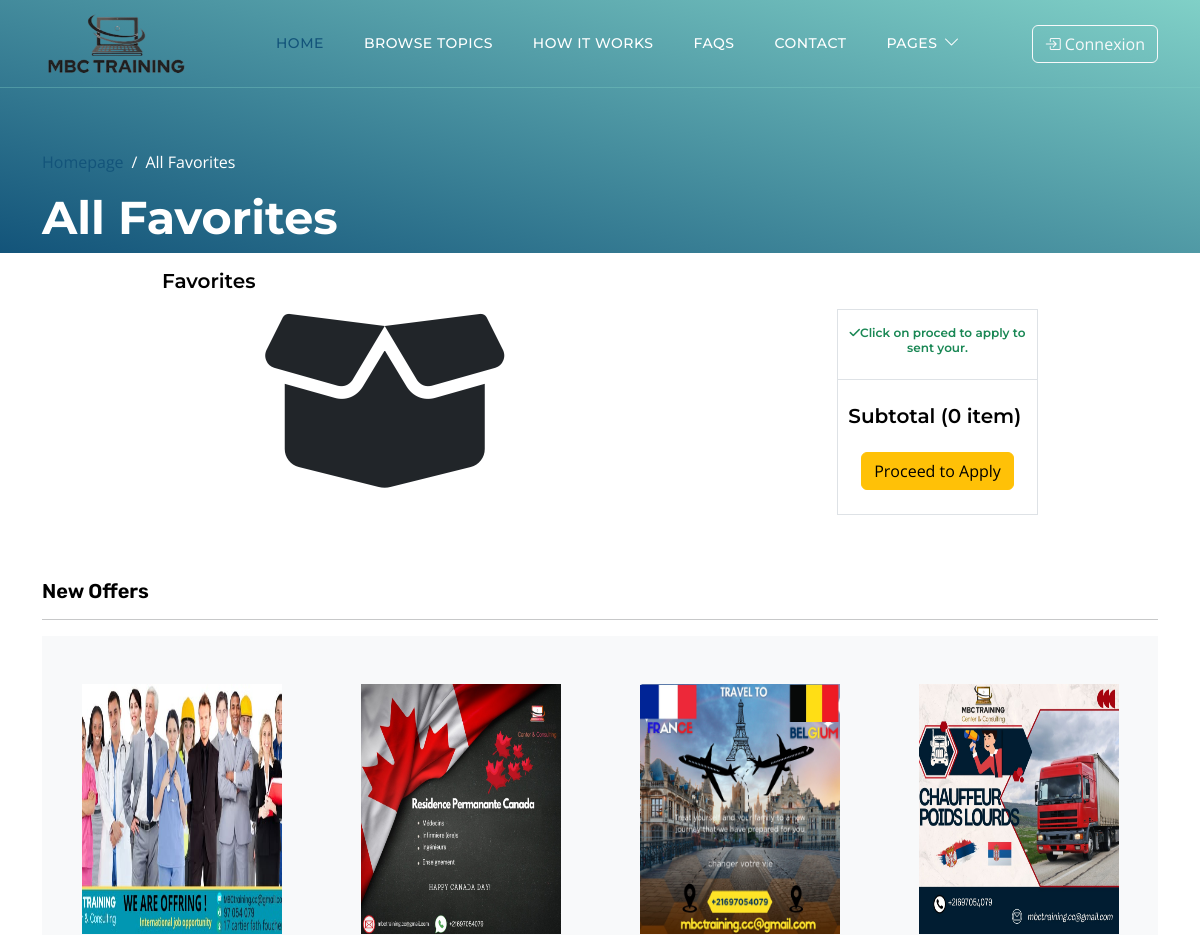
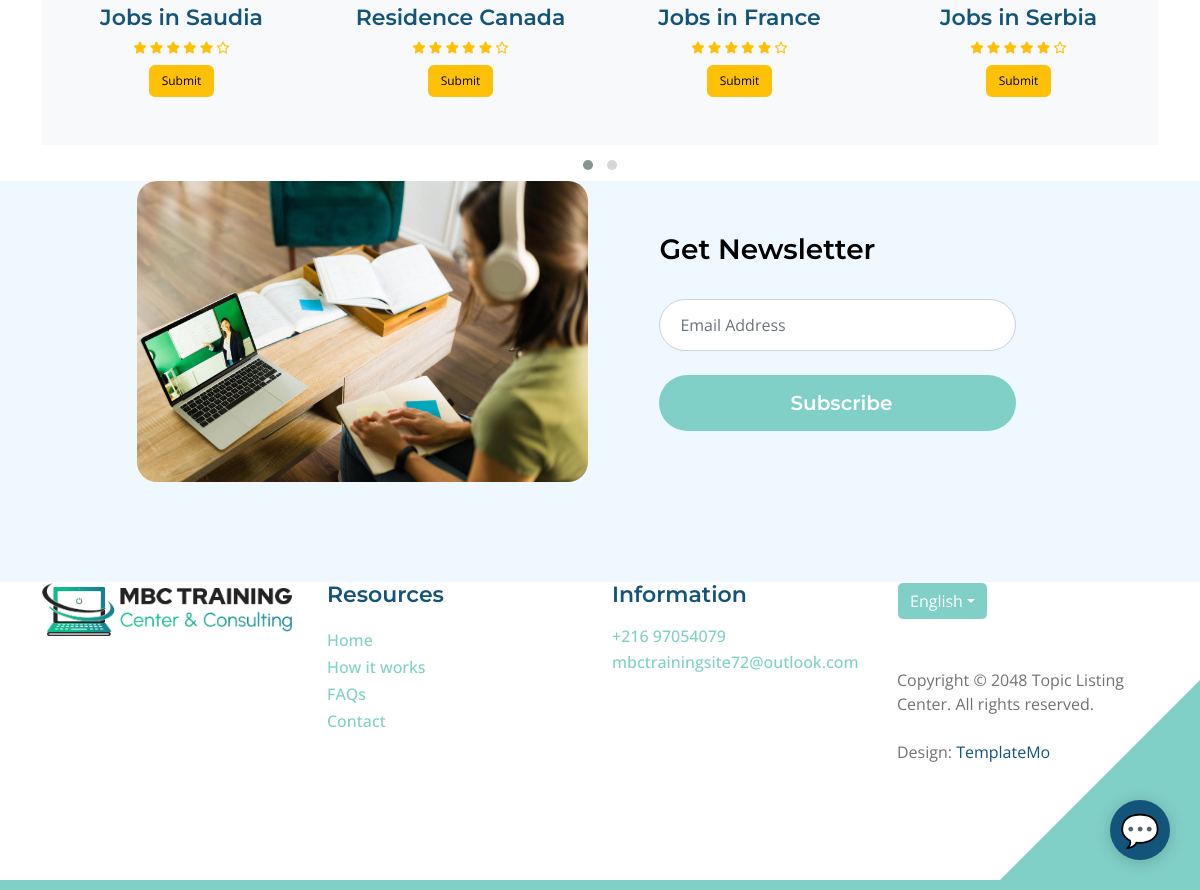
The page /favorites.php on the database its author committed (2 pictures, top to bottom).
### tables this page shows
CREATE TABLE `offer` (
  `item_id` INT(11) NOT NULL AUTO_INCREMENT,
  `item_name` VARCHAR(255) NOT NULL,
  `item_category` VARCHAR(255) NOT NULL,
  `item_image` VARCHAR(255) NOT NULL,
  `item_description` TEXT NOT NULL,
  `item_subdescription` VARCHAR(255) NOT NULL,
  `item_register` DATETIME DEFAULT NULL,
  PRIMARY KEY (`item_id`)
);

### favorites.php (called while the page is built)
<?php
include('header.php');
include('Template/_All Favorites.php');
include('Template/_favorites.php');
include('Template/_new-offers.php');
include('Template/_newsletter.php');
include('footer.php');
?>

### database/DBController.php (called while the page is built, shortened)
<?php
class DBController {
    protected $host = "localhost";
    protected $user = "root";
    protected $password = "";
    protected $database = "consulting";
    public function __construct() {
        $this->con = mysqli_connect($this->host, $this->user, $this->password, $this->database);
    }
}
?>

### functions.php (called while the page is built, shortened)
<?php
require('database/DBController.php');
require('database/Offer.php');
$db = new DBController();
$offer = new Offer($db);
$favorite = new Favorite($db);
?>

### database/Offer.php (called while the page is built, shortened)
<?php
class Offer {
    public $db = null;
    public function __construct(DBController $db) {
        $this->db = $db;
    }
    public function getData($table = 'offer') {
        $result = $this->db->con->query("SELECT * FROM {$table}");
        $resultArray = array();
        while($item = mysqli_fetch_array($result, MYSQLI_ASSOC)) {
            $resultArray[] = $item;
        }
        return $resultArray;
    }
}
?>

### Template/_new-offers.php (the view, shortened to what this page needs)
<?php
$offer_shuffle = $offer->getData();
shuffle($offer_shuffle);
?>
<section id="new-offers" class="mt-5">
    <div class="container">
        <h4 class="font-rubik font-size-20">New Offers</h4>
        <hr>
        <div class="owl-carousel owl-theme">
            <?php foreach($offer_shuffle as $item) { ?>
            <div class="item py-5 bg-light text-center">
                <div class="offer font-rale">
                    <a href="<?php printf('offer.php?item_id=%s', $item['item_id']); ?>"><img src="<?php echo $item['item_image'] ?? './images/offers/job offers france.jpg'; ?>" alt="offer1" class="img-fluid" style="width:200px;height:250px;"></a>
                    <div>
                        <h6><?php echo $item['item_name'] ?? 'Unknown Offer'; ?></h6>
                        <div class="rating text-warning font-size-12">
                            <span><i class="fas fa-star"></i></span>
                            <span><i class="fas fa-star"></i></span>
                            <span><i class="fas fa-star"></i></span>
                            <span><i class="fas fa-star"></i></span>
                            <span><i class="fas fa-star"></i></span>
                            <span><i class="far fa-star"></i></span>
                        </div>
                        <form method="post">
                            <?php
                                if (in_array($item['item_id'], $favorite->getFavoritesById($offer->getData('favorites')) ?? [])) {
                                    echo '<button type="submit" disabled class="btn btn-warning font-size-12 mt-2" name="new-offer-submit">In Favorites</button>';
                                } else {
                                    echo '<button type="submit" class="btn btn-warning font-size-12 mt-2" name="new-offer-submit">Submit</button>';
                                }
                            ?>
                        </form>
                    </div>
                </div>
            </div>
            <?php } ?>
        </div>
    </div>
</section>

### css/templatemo-topic-listing.css (style rules this page uses)
:root { --white-color: #ffffff; --primary-color: #13547a; --secondary-color: #80d0c7; --section-bg-color: #f0f8ff; --custom-btn-bg-color: #80d0c7; --custom-btn-bg-hover-color: #13547a; --dark-color: #000000; --p-color: #717275; --border-color: #7fffd4; --link-hover-color: #13547a; --body-font-family: 'Open Sans', sans-serif; --title-font-family: 'Montserrat', sans-serif; --h1-font-size: 58px; --h2-font-size: 46px; --h3-font-size: 32px; --h4-font-size: 28px; --h5-font-size: 24px; --h6-font-size: 22px; --p-font-size: 20px; --menu-font-size: 14px; --btn-font-size: 18px; --copyright-font-size: 16px; --border-radius-large: 100px; --border-radius-medium: 20px; --border-radius-small: 10px; --font-weight-normal: 400; --font-weight-medium: 500; --font-weight-semibold: 600; --font-weight-bold: 700; }
body { background-color: var(--white-color); font-family: var(--body-font-family); }
h2, h3, h4, h5, h6 { color: var(--dark-color); }
h1, h2, h3, h4, h5, h6 { font-family: var(--title-font-family); font-weight: var(--font-weight-semibold); }
h4 { font-size: var(--h4-font-size); }
h6 { color: var(--primary-color); font-size: var(--h6-font-size); }
a, button { touch-action: manipulation; transition: all 0.3s; }
a { display: inline-block; color: var(--primary-color); text-decoration: none; }
.font-size-12 { font-size: 12px; }
.font-size-20 { font-size: 20px; }
.font-rubik { font-family: "Rubik", cursive; }

### rows shown on the page
offer: item_image (picture), item_name "Jobs in Saudia"
offer: item_image (picture), item_name "Residence Canada"
offer: item_image (picture), item_name "Jobs in France"
offer: item_image (picture), item_name "Jobs in Serbia"

### other values the page prints
substr(basename(__FILE__, '.php'), 1) "All Favorites"
count($offer->getData('favorites')) "0"
